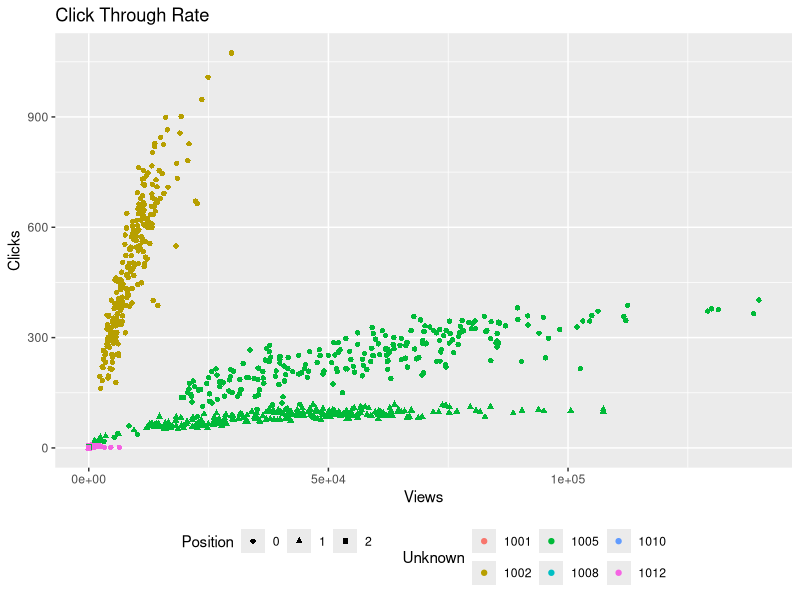

The R source for this figure: (Note: this script raises an error after producing the figure.)
## ---- chunk 1
library(data.table)
library(car)
library(ggpubr)
library(lsmeans)
library(multcompView)
library(ggplot2)
library(gridExtra)
click_through <- read.csv("avazu_app_clicks.csv")
click_through$Unknown <- as.factor(click_through$Unknown)
click_through$Position <- as.factor(click_through$Position)
## ---- chunk 2
ggplot(click_through,
         aes(
           y = Clicks,
           x = Views,
           color = Unknown,
           shape=Position
         )) + geom_point(alpha = 1) + theme(legend.position="bottom") + ggtitle("Click Through Rate")
## ---- chunk 3
all_zero <- lm(Clicks~Views,data=click_through)
all_zero_anova <- anova(all_zero)
knitr::kable(data.frame(all_zero_anova))
## ---- chunk 4
all_zero <- lm(Clicks~Views + Position + Views*Position,data=click_through)
all_zero_anova <- anova(all_zero)
knitr::kable(data.frame(all_zero_anova))
## ---- chunk 5
ancova_model_full <- lm(Clicks ~ 
              #Main Effects
              Views + Position + Unknown +
              #Fixed Interactions
              Position:Views + Unknown:Views 
              ,data=click_through)
knitr::kable(data.frame(Anova(ancova_model_full,type = "3")))
## ---- chunk 6
knitr::kable(data.frame(Anova(ancova_model_full,type = "3"))[1,])
## ---- chunk 7
knitr::kable(data.frame(Anova(ancova_model_full,type = "3"))[2,])
## ---- chunk 8
knitr::kable(data.frame(Anova(ancova_model_full,type = "3"))[3,])
## ---- chunk 9
knitr::kable(data.frame(Anova(ancova_model_full,type = "3"))[4,])
## ---- chunk 10
knitr::kable(data.frame(Anova(ancova_model_full,type = "3"))[5,])
## ---- chunk 11
knitr::kable(data.frame(Anova(ancova_model_full,type = "3"))[6,])
## ---- chunk 12
pos_means <- lsmeans(ancova_model_full,
        ~ Position:Views,at=list(Views=quantile(click_through$Views,probs = c(.5,.75,.95))),
        adjust="tukey") 

pos_means_letters <- cld(pos_means,
                                  alpha=0.05,by="Views",
                         
                                  Letters=letters,      ### Use lower-case letters for .group
                                  adjust="tukey")
pos_means_letters$.group=gsub(" ", "", pos_means_letters$.group)

###  Remove spaces in .group  

### Plot


pd = position_dodge(0.4)  
ggplot(pos_means_letters,
       aes(x     = factor(Views),
           y     = lsmean,
           color = Position,
           label = .group)) +

    geom_point(shape  = 15,
               size   = 4,
             position = pd) +

    geom_errorbar(aes(ymin  =  lower.CL,
                      ymax  =  upper.CL),
                      width =  0.2,
                      size  =  0.7,
                   position = pd) +

    theme_bw() +
    theme(axis.title   = element_text(face = "bold"),
          axis.text    = element_text(face = "bold"),
          plot.caption = element_text(hjust = 0)) +

    ylab("Least Square Means (Tukey Adjusted)") +
    ggtitle ("Banner Positions",

             subtitle = "Three Banner Locations") +

          
                            geom_text(nudge_x = c(0.135, 0, -0.135,0.135, 0, -0.135,0.135, 0, -0.135),
                                        color   = "black")
knitr::kable(data.frame(pos_means_letters),row.names = F)
